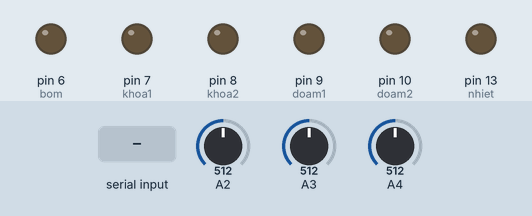
Recording of a sketch running on a simulated Arduino Uno, built with avr-gcc and run on an emulated ATmega328P. On the bench: output pins drawn as LEDs (lit = HIGH). The inputs (shaded band) are chosen by the test bench; at power-on: A2 = 512, A3 = 512, A4 = 512. What the sketch prints to the serial monitor is not drawn.

Above: at 1.8 s.
1.9 s: "0" received over Serial
At 2.8 s:
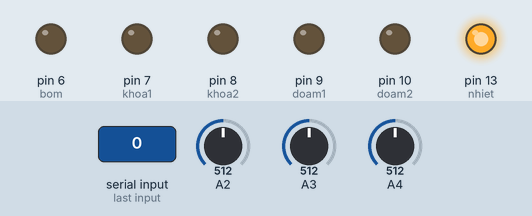
3.5 s: A2 set to 109
6.3 s: A2 set to 97
At 9.0 s:
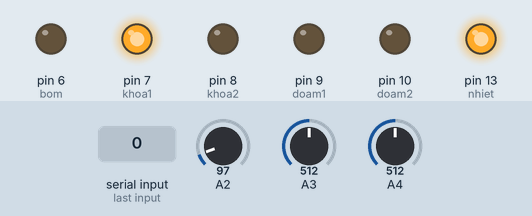
9.7 s: A3 set to 108
12.4 s: A3 set to 94
At 15.0 s:
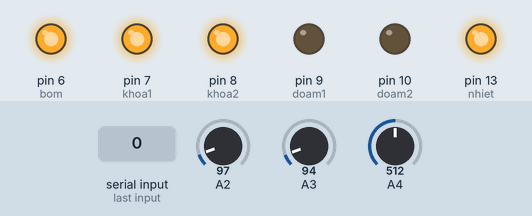
15.8 s: A4 set to 86
18.6 s: A4 set to 76
At 21.8 s:
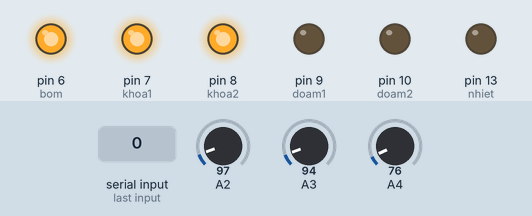
Timing chart, 0 to 22.9 s (numbered marks = the images above; inputs shaded):
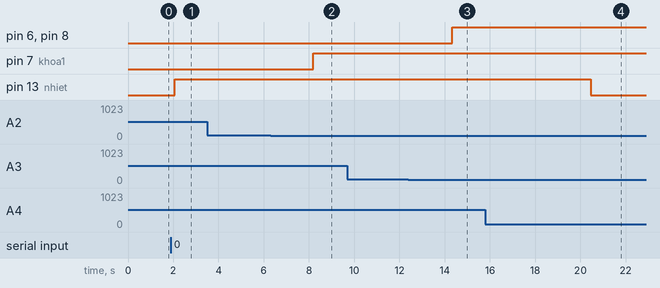

The sketch:

auto_farm_1.ino
```cpp
// làm reset
// một cái phun sương

//int phun = 11; //cái này là nó là chân phun lấy từ chân nhiệt. Biến này dư
int doam1 = 9; // Chân lấy A2
int doam2 = 10;//Chân lấy A3 //LCD 2 3 4 5 11 12
int nhiet = 13;//Chân lấy A4
int khoa1 = 7; //Chân kích khóa 1
int khoa2 = 8; //Chân kích khóa 2
int bom = 6; //Chân kích bơm nước
char blue;
char mode;
void setup() {
  Serial.begin(9600);
  Serial.println("HE THONG TUOI");
  pinMode(doam1,OUTPUT);
  pinMode(doam2,OUTPUT);
  pinMode(nhiet,OUTPUT);
  pinMode(khoa1,OUTPUT);
  pinMode(khoa2,OUTPUT);
  pinMode(bom,OUTPUT);
  pinMode(A2,INPUT);
  pinMode(A3,INPUT);
  pinMode(A4,INPUT);
  //pinMode(phun,OUTPUT); //chân dư
}
void loop() {
  int value1 = analogRead(A2);
  value1 = map(value1,0,1023,0,100); //đọc độ ẩm 1
  int value2 = analogRead(A3);
  value2 = map(value2,0,1023,0,100); //đọc độ ẩm 2
  float value3 = analogRead(A4);
   value3 = (value3*5.0*1000.0/1024.0)/10;//TÍNH NHIỆT
  Serial.print("Độ ẩm luống 1: ");
  Serial.print(value1); //Đưa lên app Bluetooth
  Serial.print("%");
  Serial.println("");
  Serial.print("Độ ẩm luống 2: ");
  Serial.print(value2); //Đưa lên app Bluetooth
  Serial.print("%");
  Serial.println("");
  Serial.print("Nhiệt độ: ");
  Serial.print(value3);//Đưa lên app Bluetooth
  Serial.print("độ C");
  delay(1000);//Sau 5s sẽ update 1 lần
  Serial.println("");
  Serial.println("");
  Serial.println("");


  //*********************************************
   // tự động khi ko có bluetooth

    if (Serial.available() > 0)
    {
   blue = Serial.read();
   }

   // câu lệnh nhiều chọn lựa... Giống Pascal Case ...of
   switch (blue)
   {
    case '0': //Auto farm
    if (value1 < 10 )
        {
          digitalWrite(bom,HIGH);
          digitalWrite(khoa1,HIGH);
        }
        else {
          digitalWrite(khoa1,LOW);
          digitalWrite(bom,LOW);
             }
     if (value2 < 10)
          {
            digitalWrite(bom,HIGH);
            digitalWrite(khoa2,HIGH);
          }
          else
          {
            digitalWrite(bom,LOW);
            digitalWrite(khoa2,LOW);
          }
     if (value3 > 40)
         {
          digitalWrite(nhiet,HIGH);  //ban đầu là digitalWrite(phun,HIGH);
        }
        else {
          digitalWrite(nhiet,LOW);   //ban đầu là digitalWrite(phun,LOW);  //Tiết kiệm đc chân 11
        }
   break;
  case '1': //CA VUON
    digitalWrite(bom,HIGH);
    digitalWrite(khoa1,HIGH);
    digitalWrite(khoa2,HIGH);
    break;
  case '3': //BAT LUONG1
    digitalWrite(bom,HIGH);
    digitalWrite(khoa1,HIGH);
    digitalWrite(khoa2,LOW);
  break;
   case '4': //TAT LUONG1
     digitalWrite(bom,LOW);
     digitalWrite(khoa1,LOW);
     digitalWrite(khoa2,LOW);
  break;
  case '5': //BATLUONG2
     digitalWrite(bom,HIGH);
     digitalWrite(khoa1,LOW);
     digitalWrite(khoa2,HIGH);
     break;
  case '6': //TAT LUONG2
     digitalWrite(bom,LOW);
     digitalWrite(khoa1,LOW);
     digitalWrite(khoa2,LOW);
     break;
   case '7': // bat ca vuon 1m
    digitalWrite(bom,HIGH);
    digitalWrite(khoa1,HIGH);
    digitalWrite(khoa2,HIGH);
    delay(60000);
    break;
     case '8': //BAT LUONG1 1m
    digitalWrite(bom,HIGH);
    digitalWrite(khoa1,HIGH);
    digitalWrite(khoa2,LOW);
    delay(60000);
    break;
     case '9': //BATLUONG2 1m
     digitalWrite(bom,HIGH);
     digitalWrite(khoa1,LOW);
     digitalWrite(khoa2,HIGH);
     delay(60000);
     break;
  default:
   break;
   }
}
```

Measured:
- the behaviour switches between 103 and 102 on A2 (found by bisection; images 1 and 2)
- the behaviour switches between 103 and 102 on A3 (found by bisection; images 2 and 3)
- the behaviour switches between 82 and 81 on A4 (found by bisection; images 3 and 4)
- after the input at 1.9 s, pin 13 (nhiet): LOW → HIGH after 0.16 s
- after the input at 3.5 s, every drawn part: stays the same
- after the input at 6.3 s, pin 7 (khoa1): LOW → HIGH after 1.9 s
- after the input at 12.4 s, pin 6 (bom), pin 8 (khoa2): LOW → HIGH after 1.9 s
- after the input at 15.8 s, every drawn part: stays the same
- after the input at 18.6 s, pin 13 (nhiet): HIGH → LOW after 1.9 s
